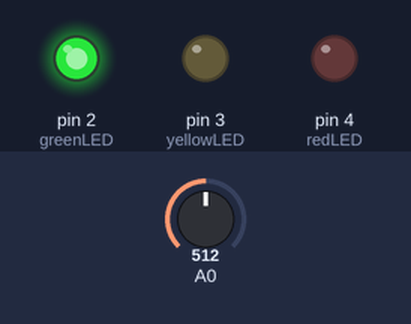
A sketch run on a simulated Arduino Uno, built with avr-gcc and run on an emulated ATmega328P. Parts: output pins drawn as LEDs (lit = HIGH). Inputs (shaded band) come from the test bench; at power-on: A0 = 512. What the sketch prints to the serial monitor is not drawn.

Above: at 1.8 s.
1.9 s: A0 set to 472
3.4 s: A0 set to 448
At 4.6 s:
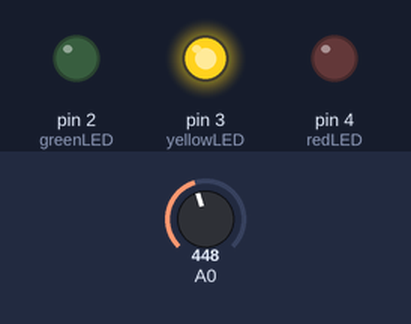
5.5 s: A0 set to 128
7.2 s: A0 set to 106
At 9.0 s:
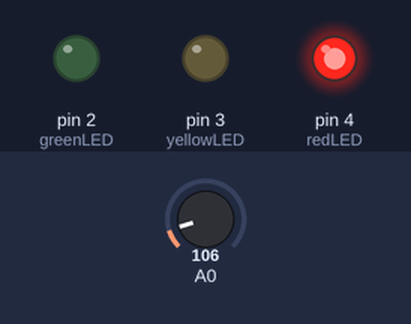
9.5 s: A0 set to 122
At 10.6 s:
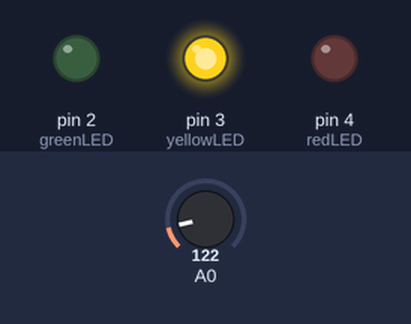
11.5 s: A0 set to 70
At 13.4 s:
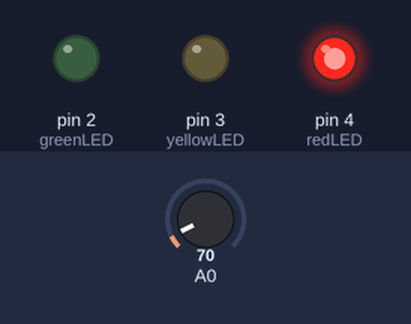
Timing chart, 0 to 14.5 s (numbered marks = the images above; inputs shaded):
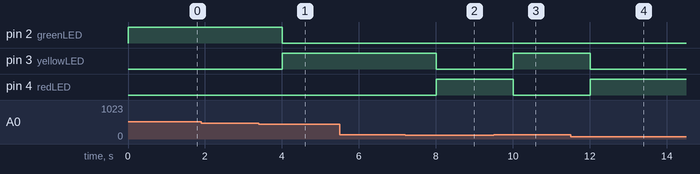

Measured:
- the behaviour switches between 456 and 455 on A0 (found by bisection; images 0 and 1)
- the behaviour switches between 116 and 115 on A0 (found by bisection; images 1 and 2)
- after the input at 1.9 s, every drawn part: stays the same
- after the input at 3.4 s, pin 2 (greenLED): HIGH → LOW after 0.61 s; pin 3 (yellowLED): LOW → HIGH after 0.61 s
- after the input at 5.5 s, every drawn part: stays the same
- after the input at 7.2 s, pin 3 (yellowLED): HIGH → LOW after 0.81 s; pin 4 (redLED): LOW → HIGH after 0.81 s
- after the input at 9.5 s, pin 3 (yellowLED): LOW → HIGH after 0.51 s; pin 4 (redLED): HIGH → LOW after 0.51 s
- after the input at 11.5 s, pin 3 (yellowLED): HIGH → LOW after 0.51 s; pin 4 (redLED): LOW → HIGH after 0.51 s

The sketch:

ntc-basic.ino
```cpp
// (licence header left out)
const float BETA = 3950; // should match the Beta Coefficient of the thermistor
const int greenLED = 2;
const int yellowLED = 3;
const int redLED = 4;

void setup() {
  Serial.begin(9600);
  pinMode(greenLED, OUTPUT);
  pinMode(yellowLED, OUTPUT);
  pinMode(redLED, OUTPUT);
}

void loop() {
  int analogValue = analogRead(A0);
  float celsius = 1 / (log(1 / (1023.0 / analogValue - 1)) / BETA + 1.0 / 298.15) - 273.15;
  Serial.print("Temperature: ");
  Serial.print(celsius);
  Serial.println(" ℃");

  if (celsius < 30) {
    digitalWrite(greenLED, HIGH);
    digitalWrite(yellowLED, LOW);
    digitalWrite(redLED, LOW);
  } else if (celsius >= 30 && celsius <= 80) {
    digitalWrite(greenLED, LOW);
    digitalWrite(yellowLED, HIGH);
    digitalWrite(redLED, LOW);
  } else {
    digitalWrite(greenLED, LOW);
    digitalWrite(yellowLED, LOW);
    digitalWrite(redLED, HIGH);
  }

  delay(1000);
}
```
